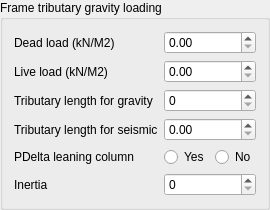
                 <widget class="QGroupBox" name="gbx_frame_tributary">
                  <property name="title">
                   <string>Frame tributary gravity loading</string>
                  </property>
                  <layout class="QGridLayout" name="gridLayout_18">
                   <item row="0" column="0">
                    <layout class="QFormLayout" name="lay_frame_tributary">
                     <item row="0" column="0">
                      <widget class="QLabel" name="lbl__frame_tributary_dead_load">
                       <property name="text">
                        <string>Dead load (kN/M2)</string>
                       </property>
                      </widget>
                     </item>
                     <item row="0" column="1">
                      <widget class="QDoubleSpinBox" name="spx_frame_tributary_dead_load"/>
                     </item>
                     <item row="1" column="0">
                      <widget class="QLabel" name="lbl__frame_tributary_live_load">
                       <property name="text">
                        <string>Live load (kN/M2)</string>
                       </property>
                      </widget>
                     </item>
                     <item row="1" column="1">
                      <widget class="QDoubleSpinBox" name="spx_frame_tributary_live_load"/>
                     </item>
                     <item row="2" column="0">
                      <widget class="QLabel" name="lbl__frame_tributary_tributary_length_gravity">
                       <property name="text">
                        <string>Tributary length for gravity</string>
                       </property>
                      </widget>
                     </item>
                     <item row="2" column="1">
                      <widget class="QSpinBox" name="spx_frame_tributary_tributary_length_gravity"/>
                     </item>
                     <item row="3" column="0">
                      <widget class="QLabel" name="lbl_frame_tributary_tributary_length_seismic">
                       <property name="text">
                        <string>Tributary length for seismic</string>
                       </property>
                      </widget>
                     </item>
                     <item row="3" column="1">
                      <widget class="QDoubleSpinBox" name="spx_frame_tributary_tributary_length_seismic"/>
                     </item>
                     <item row="4" column="0">
                      <widget class="QLabel" name="lbl__frame_tributary_pdelta_leaning_column">
                       <property name="text">
                        <string>PDelta leaning column</string>
                       </property>
                      </widget>
                     </item>
                     <item row="4" column="1">
                      <layout class="QGridLayout" name="lay__frame_tributary_pdelta">
                       <item row="0" column="0">
                        <widget class="QRadioButton" name="rbn_frame_tributary_yes">
                         <property name="text">
                          <string>Yes</string>
                         </property>
                        </widget>
                       </item>
                       <item row="0" column="1">
                        <widget class="QRadioButton" name="rbn_frame_tributary_no">
                         <property name="text">
                          <string>No</string>
                         </property>
                        </widget>
                       </item>
                      </layout>
                     </item>
                     <item row="5" column="0">
                      <widget class="QLabel" name="lbl__frame_tributary_inertia">
                       <property name="text">
                        <string>Inertia</string>
                       </property>
                      </widget>
                     </item>
                     <item row="5" column="1">
                      <widget class="QSpinBox" name="spx_frame_tributary_inertia"/>
                     </item>
                    </layout>
                   </item>
                  </layout>
                 </widget>
